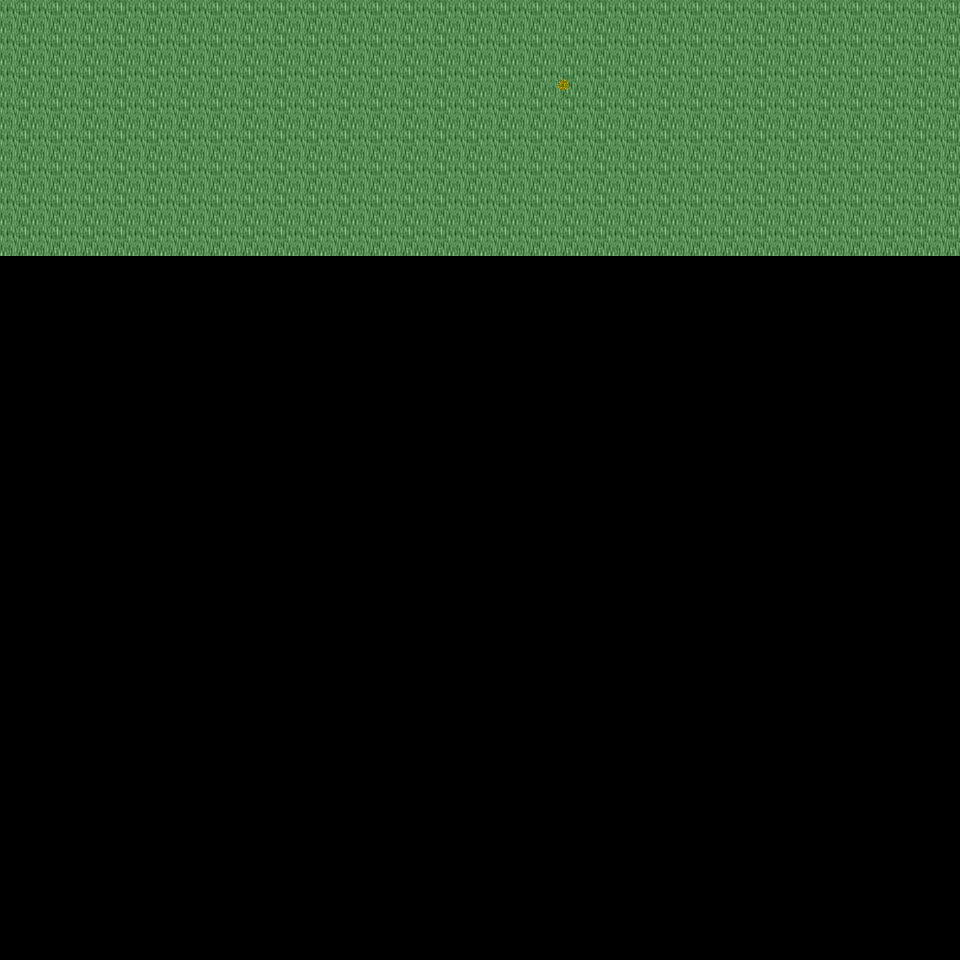

The image is a tile-based game level rendered from a .tmx file. Its description and source (layers, tilesets, objects; grid data summarised) follow:
An orthogonal 30x30 tile map with 32x32 px tiles, 6 tile layers (Ground, Object, Object2, Above, ...), 32 tilesets and 2 objects (2x mapExit).

<map version="1.0" orientation="orthogonal" renderorder="right-down" width="30" height="30" tilewidth="32" tileheight="32" nextobjectid="3">
  <tileset firstgid="1" name="tileset_logic_collision" tilewidth="32" tileheight="32" tilecount="1" columns="1">
    <image source="../drawable/tileset_logic_collision.png" width="32" height="32" />
  </tileset>
  <tileset firstgid="2" name="tileset_ground_ground" tilewidth="32" tileheight="32" tilecount="33" columns="3">
    <image source="../drawable/tileset_ground_ground.png" width="96" height="352" />
  </tileset>
  <tileset firstgid="35" name="tileset_building_castle" tilewidth="32" tileheight="32" tilecount="320" columns="20">
    <image source="../drawable/tileset_building_castle.png" width="640" height="512" />
  </tileset>
  <tileset firstgid="355" name="tileset_building_roof_blue" tilewidth="32" tileheight="32" tilecount="20" columns="5">
    <image source="../drawable/tileset_building_roof_blue.png" width="160" height="128" />
  </tileset>
  <tileset firstgid="375" name="tileset_item_weapon_cannon" tilewidth="32" tileheight="32" tilecount="12" columns="3">
    <image source="../drawable/tileset_item_weapon_cannon.png" width="96" height="128" />
  </tileset>
  <tileset firstgid="387" name="tileset_ground_stonecircle" tilewidth="32" tileheight="32" tilecount="81" columns="9">
    <image source="../drawable/tileset_ground_stonecircle.png" width="288" height="288" />
  </tileset>
  <tileset firstgid="468" name="tileset_ground_grass_edges" tilewidth="32" tileheight="32" tilecount="36" columns="12">
    <image source="../drawable/tileset_ground_grass_edges.png" width="384" height="96" />
  </tileset>
  <tileset firstgid="504" name="tileset_ground_grass_corners" tilewidth="32" tileheight="32" tilecount="24" columns="6">
    <image source="../drawable/tileset_ground_grass_corners.png" width="192" height="128" />
  </tileset>
  <tileset firstgid="528" name="tileset_plant_tree_fall_trees" tilewidth="32" tileheight="32" tilecount="40" columns="8">
    <image source="../drawable/tileset_plant_tree_fall_trees.png" width="256" height="160" />
  </tileset>
  <tileset firstgid="568" name="tileset_plant_tree_locust_tree" tilewidth="32" tileheight="32" tilecount="20" columns="4">
    <image source="../drawable/tileset_plant_tree_locust_tree.png" width="128" height="160" />
  </tileset>
  <tileset firstgid="588" name="tileset_furniture_light_lamp_blue" tilewidth="32" tileheight="32" tilecount="3" columns="1">
    <image source="../drawable/tileset_furniture_light_lamp_blue.png" width="32" height="96" />
  </tileset>
  <tileset firstgid="591" name="tileset_item_pot_pot_purple" tilewidth="32" tileheight="32" tilecount="1" columns="1">
    <image source="../drawable/tileset_item_pot_pot_purple.png" width="32" height="32" />
  </tileset>
  <tileset firstgid="592" name="tileset_item_pot_barrel_with_flower" tilewidth="32" tileheight="32" tilecount="2" columns="2">
    <image source="../drawable/tileset_item_pot_barrel_with_flower.png" width="64" height="32" />
  </tileset>
  <tileset firstgid="594" name="tileset_item_textile_laundry" tilewidth="32" tileheight="32" tilecount="16" columns="4">
    <image source="../drawable/tileset_item_textile_laundry.png" width="128" height="128" />
  </tileset>
  <tileset firstgid="610" name="tileset_plant_flower_daisy_blue" tilewidth="32" tileheight="32" tilecount="8" columns="2">
    <image source="../drawable/tileset_plant_flower_daisy_blue.png" width="64" height="128" />
  </tileset>
  <tileset firstgid="618" name="tileset_plant_flower_daisy_red" tilewidth="32" tileheight="32" tilecount="8" columns="2">
    <image source="../drawable/tileset_plant_flower_daisy_red.png" width="64" height="128" />
  </tileset>
  <tileset firstgid="626" name="tileset_plant_flower_daisy_white" tilewidth="32" tileheight="32" tilecount="8" columns="2">
    <image source="../drawable/tileset_plant_flower_daisy_white.png" width="64" height="128" />
  </tileset>
  <tileset firstgid="634" name="tileset_plant_flower_daisy_yellow" tilewidth="32" tileheight="32" tilecount="8" columns="2">
    <image source="../drawable/tileset_plant_flower_daisy_yellow.png" width="64" height="128" />
  </tileset>
  <tileset firstgid="642" name="tileset_light_dim_light_7x5" tilewidth="32" tileheight="32" tilecount="35" columns="7">
    <image source="../drawable/tileset_light_dim_light_7x5.png" width="224" height="160" />
  </tileset>
  <tileset firstgid="677" name="tileset_plant_stump_small_stump" tilewidth="32" tileheight="32" tilecount="4" columns="2">
    <image source="../drawable/tileset_plant_stump_small_stump.png" width="64" height="64" />
  </tileset>
  <tileset firstgid="681" name="tileset_plant_stump_stump_pale_purple" tilewidth="32" tileheight="32" tilecount="4" columns="2">
    <image source="../drawable/tileset_plant_stump_stump_pale_purple.png" width="64" height="64" />
  </tileset>
  <tileset firstgid="685" name="tileset_plant_indoor_small_flowerpots" tilewidth="32" tileheight="32" tilecount="4" columns="2">
    <image source="../drawable/tileset_plant_indoor_small_flowerpots.png" width="64" height="64" />
  </tileset>
  <tileset firstgid="689" name="tileset_plant_leaves" tilewidth="32" tileheight="32" tilecount="8" columns="4">
    <image source="../drawable/tileset_plant_leaves.png" width="128" height="64" />
  </tileset>
  <tileset firstgid="697" name="tileset_building_decoration_chimney" tilewidth="32" tileheight="32" tilecount="2" columns="1">
    <image source="../drawable/tileset_building_decoration_chimney.png" width="32" height="64" />
  </tileset>
  <tileset firstgid="699" name="tileset_building_decoration_orbpedestal" tilewidth="32" tileheight="32" tilecount="2" columns="1">
    <image source="../drawable/tileset_building_decoration_orbpedestal.png" width="32" height="64" />
  </tileset>
  <tileset firstgid="701" name="tileset_light_light_5x5" tilewidth="32" tileheight="32" tilecount="25" columns="5">
    <image source="../drawable/tileset_light_light_5x5.png" width="160" height="160" />
  </tileset>
  <tileset firstgid="726" name="tileset_plant_lily_pads" tilewidth="32" tileheight="32" tilecount="2" columns="1">
    <image source="../drawable/tileset_plant_lily_pads.png" width="32" height="64" />
  </tileset>
  <tileset firstgid="728" name="tileset_ground_ground_3" tilewidth="32" tileheight="32" tilecount="5" columns="5">
    <image source="../drawable/tileset_ground_ground_3.png" width="160" height="32" />
  </tileset>
  <tileset firstgid="733" name="tileset_building_cottage" tilewidth="32" tileheight="32" tilecount="256" columns="16">
    <image source="../drawable/tileset_building_cottage.png" width="512" height="512" />
  </tileset>
  <tileset firstgid="989" name="tileset_building_roof_thatched_roof" tilewidth="32" tileheight="32" tilecount="256" columns="16">
    <image source="../drawable/tileset_building_roof_thatched_roof.png" width="512" height="512" />
  </tileset>
  <tileset firstgid="1245" name="tileset_building_window_windows" tilewidth="32" tileheight="32" tilecount="256" columns="16">
    <image source="../drawable/tileset_building_window_windows.png" width="512" height="512" />
  </tileset>
  <tileset firstgid="1501" name="tileset_building_door_doors" tilewidth="32" tileheight="32" tilecount="256" columns="16">
    <image source="../drawable/tileset_building_door_doors.png" width="512" height="512" />
  </tileset>
  <layer name="Ground" width="30" height="30">
    <data>[900 cells, 240 non-empty, 1 distinct tile ids]</data>
  </layer>
  <layer name="Object" width="30" height="30">
    <data>[900 cells, 1 non-empty, 1 distinct tile ids]</data>
  </layer>
  <layer name="Object2" width="30" height="30">
    <data>[900 cells, 0 non-empty, 0 distinct tile ids]</data>
  </layer>
  <layer name="Above" width="30" height="30">
    <data>[900 cells, 0 non-empty, 0 distinct tile ids]</data>
  </layer>
  <layer name="Above2" width="30" height="30">
    <data>[900 cells, 0 non-empty, 0 distinct tile ids]</data>
  </layer>
  <layer name="Walkable" width="30" height="30">
    <data>[900 cells, 0 non-empty, 0 distinct tile ids]</data>
  </layer>
  <objectgroup name="MapEvents">
    <object id="1" name="north" type="mapExit" x="0" y="0" width="960" height="32">
      <properties>
        <property name="map" value="level_0_x34_y62" />
        <property name="x" value="0" />
        <property name="y" value="28" />
      </properties>
    </object>
    <object id="2" name="east" type="mapExit" x="928" y="0" width="32" height="960">
      <properties>
        <property name="map" value="level_0_x35_y63" />
        <property name="x" value="1" />
        <property name="y" value="0" />
      </properties>
    </object>
  </objectgroup>
</map>
